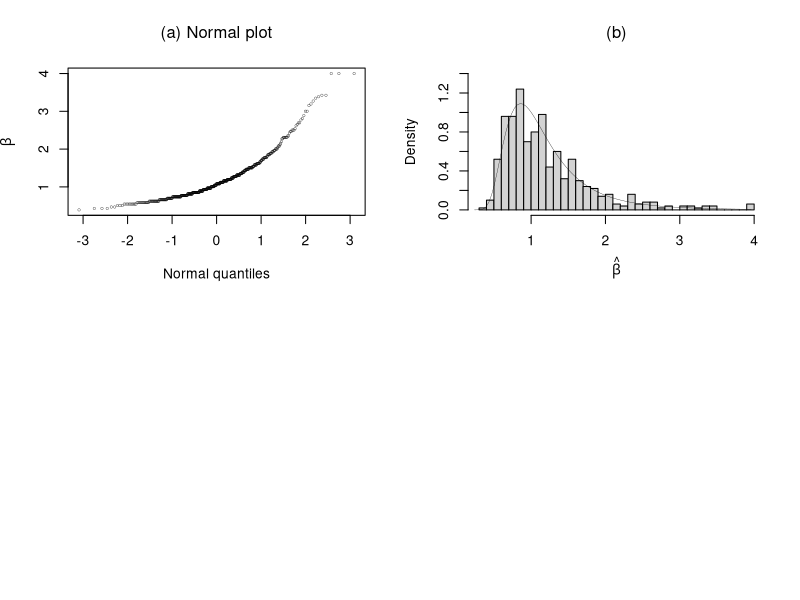

Source code (R):
# Figure 9.5: 

n<- 10
mu<-1
th<- seq(.2,4,len=100)

nrep<- 500
est<- NULL
set.seed(5)
for (i in 1:nrep){
  x<- -mu*log(runif(n))
  ll<- -n*th*log(mu) -n*log(gamma(th)) + (th-1)* sum(log(x))
  ll<- exp(ll-max(ll))
  ll<- ll/sum(ll)/(th[2]-th[1])

  ll<- n*th*log(th/mu) +(th-1)* sum(log(x))  - 
    th*sum(x)/mu - n*log(gamma(th))
  ll<- exp(ll-max(ll))
  est<- c(est,min(th[ll==max(ll)]))
}


#.................................. saddlepoint approx 
dgamma<- diff(log(gamma(th)),l=2)/2/(th[2]-th[1])
  d2gamma<- diff(log(gamma(th)),d=2)/(th[2]-th[1])^2
  ths<- th[2:99]
lg<- n*log(gamma(ths)) + 0.5*log(d2gamma-1/ths) -
    n*((ths-1)*dgamma + 1*log(ths) - ths)
  gtheta<- exp(lg-max(lg))
  gtheta<- gtheta/sum(gtheta)/(th[2]-th[1])  # normalizing


par(mfrow=c(2,2))
a<- qqnorm(est,xlab='Normal quantiles',
     ylab=expression(hat(beta)),plot=F)
  plot(a,xlab='Normal quantiles',
      ylab=expression(hat(beta)),type='n')
  points(a,cex=.4,lwd=.3)
  title(expression('(a) Normal plot'))

hist(est,prob=T,nclass=40,main='',
     xlab=expression(hat(beta)),ylab='Density',
     ylim=c(0,1.4))
  lines(ths,gtheta,lwd=.3)  # magic formula
  title(expression('(b)'))

